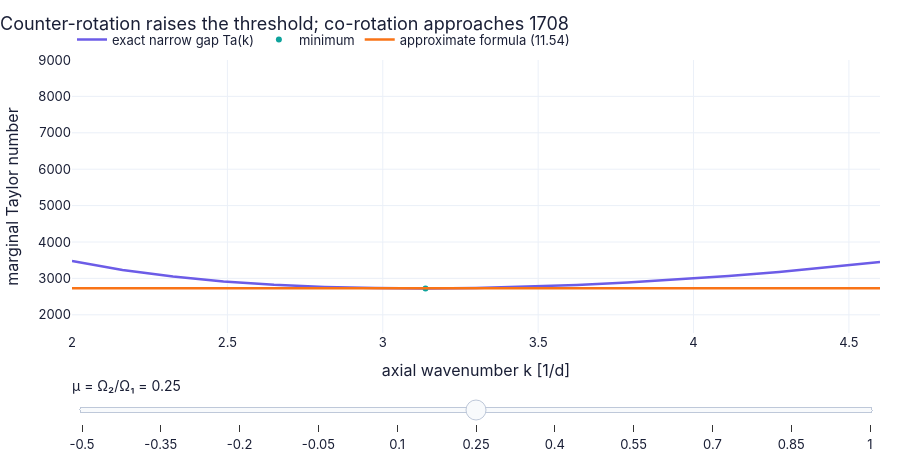

Here is the notebook cell this chart was saved with:
### Markdown cell above
**Slider figure F4 — the marginal curve for each rotation ratio.** For every $\mu$: the exact narrow-gap curve $\mathrm{Ta}(k)$,
its minimum, and the constant value of the approximate formula.

### Code cell
kT = np.linspace(2.0, 4.6, 12 if FAST else 17)                     # axial wavenumbers [1/d]

def f4(mu):                                                        # traces for one rotation ratio
    Ta_k = np.array([ch11.taylor_marginal_Ta(k, mu) for k in kT])  # exact narrow-gap marginal Taylor number at each k
    j = int(np.argmin(Ta_k))                                       # the lowest point of the curve
    appr = ch11.taylor_critical_approx(mu) if mu > -1 else np.nan  # the approximate formula (11.54)
    return {"exact narrow gap Ta(k)": (kT, Ta_k), "minimum": (np.array([kT[j]]), np.array([Ta_k[j]])),    # the curve and its lowest point
            "approximate formula (11.54)": (kT, np.full(len(kT), appr))}                                # a horizontal line at 1708/((1 + mu)/2)

figF4 = slider_figure(f4, "μ = Ω₂/Ω₁", np.round(np.linspace(-0.5, 1.0, 7 if FAST else 11), 3), xlabel="axial wavenumber k [1/d]",   # slider: mu
                      ylabel="marginal Taylor number", title="Counter-rotation raises the threshold; co-rotation approaches 1708",   # labels
                      yrange=(1500, 9000), modes={"minimum": "markers"})   # fixed range; the minimum drawn as a marker
figF4.show()   # display the interactive slider figure

### Figure 1 — Plotly figure (JSON) as saved in the notebook; plotly's stock layout.template omitted (floating-point values rounded to 4 significant figures)
{"data": [{"hovertemplate": "exact narrow gap Ta(k): %{y:.4g}<extra>μ = Ω₂/Ω₁ = -0.5 </extra>", "line": {"color": "#6c5ce7", "width": 2.5}, "mode": "lines", "name": "exact narrow gap Ta(k)", "type": "scatter", "visible": false, "x": [2.0, 2.163, 2.325, 2.487, 2.65, 2.812, 2.975, 3.137, 3.3, 3.462, 3.625, 3.787, 3.95, 4.112, 4.275, 4.438, 4.6], "y": [8349.0, 7742.0, 7290.0, 6957.0, 6718.0, 6557.0, 6460.0, 6417.0, 6422.0, 6471.0, 6558.0, 6682.0, 6840.0, 7032.0, 7254.0, 7509.0, 7794.0]}, {"hovertemplate": "minimum: %{y:.4g}<extra>μ = Ω₂/Ω₁ = -0.5 </extra>", "line": {"color": "#0fa39c", "width": 2.5}, "mode": "markers", "name": "minimum", "type": "scatter", "visible": false, "x": [3.137], "y": [6417.0]}, {"hovertemplate": "approximate formula (11.54): %{y:.4g}<extra>μ = Ω₂/Ω₁ = -0.5 </extra>", "line": {"color": "#f97316", "width": 2.5}, "mode": "lines", "name": "approximate formula (11.54)", "type": "scatter", "visible": false, "x": [2.0, 2.163, 2.325, 2.487, 2.65, 2.812, 2.975, 3.137, 3.3, 3.462, 3.625, 3.787, 3.95, 4.112, 4.275, 4.438, 4.6], "y": [6832.0, 6832.0, 6832.0, 6832.0, 6832.0, 6832.0, 6832.0, 6832.0, 6832.0, 6832.0, 6832.0, 6832.0, 6832.0, 6832.0, 6832.0, 6832.0, 6832.0]}, {"hovertemplate": "exact narrow gap Ta(k): %{y:.4g}<extra>μ = Ω₂/Ω₁ = -0.35 </extra>", "line": {"color": "#6c5ce7", "width": 2.5}, "mode": "lines", "name": "exact narrow gap Ta(k)", "type": "scatter", "visible": false, "x": [2.0, 2.163, 2.325, 2.487, 2.65, 2.812, 2.975, 3.137, 3.3, 3.462, 3.625, 3.787, 3.95, 4.112, 4.275, 4.438, 4.6], "y": [6561.0, 6090.0, 5741.0, 5486.0, 5306.0, 5186.0, 5117.0, 5092.0, 5106.0, 5154.0, 5235.0, 5345.0, 5484.0, 5651.0, 5844.0, 6065.0, 6311.0]}, {"hovertemplate": "minimum: %{y:.4g}<extra>μ = Ω₂/Ω₁ = -0.35 </extra>", "line": {"color": "#0fa39c", "width": 2.5}, "mode": "markers", "name": "minimum", "type": "scatter", "visible": false, "x": [3.137], "y": [5092.0]}, {"hovertemplate": "approximate formula (11.54): %{y:.4g}<extra>μ = Ω₂/Ω₁ = -0.35 </extra>", "line": {"color": "#f97316", "width": 2.5}, "mode": "lines", "name": "approximate formula (11.54)", "type": "scatter", "visible": false, "x": [2.0, 2.163, 2.325, 2.487, 2.65, 2.812, 2.975, 3.137, 3.3, 3.462, 3.625, 3.787, 3.95, 4.112, 4.275, 4.438, 4.6], "y": [5255.0, 5255.0, 5255.0, 5255.0, 5255.0, 5255.0, 5255.0, 5255.0, 5255.0, 5255.0, 5255.0, 5255.0, 5255.0, 5255.0, 5255.0, 5255.0, 5255.0]}, {"hovertemplate": "exact narrow gap Ta(k): %{y:.4g}<extra>μ = Ω₂/Ω₁ = -0.2 </extra>", "line": {"color": "#6c5ce7", "width": 2.5}, "mode": "lines", "name": "exact narrow gap Ta(k)", "type": "scatter", "visible": false, "x": [2.0, 2.163, 2.325, 2.487, 2.65, 2.812, 2.975, 3.137, 3.3, 3.462, 3.625, 3.787, 3.95, 4.112, 4.275, 4.438, 4.6], "y": [5383.0, 5000.0, 4716.0, 4510.0, 4364.0, 4269.0, 4215.0, 4199.0, 4214.0, 4258.0, 4329.0, 4425.0, 4546.0, 4690.0, 4857.0, 5047.0, 5260.0]}, {"hovertemplate": "minimum: %{y:.4g}<extra>μ = Ω₂/Ω₁ = -0.2 </extra>", "line": {"color": "#0fa39c", "width": 2.5}, "mode": "markers", "name": "minimum", "type": "scatter", "visible": false, "x": [3.137], "y": [4199.0]}, {"hovertemplate": "approximate formula (11.54): %{y:.4g}<extra>μ = Ω₂/Ω₁ = -0.2 </extra>", "line": {"color": "#f97316", "width": 2.5}, "mode": "lines", "name": "approximate formula (11.54)", "type": "scatter", "visible": false, "x": [2.0, 2.163, 2.325, 2.487, 2.65, 2.812, 2.975, 3.137, 3.3, 3.462, 3.625, 3.787, 3.95, 4.112, 4.275, 4.438, 4.6], "y": [4270.0, 4270.0, 4270.0, 4270.0, 4270.0, 4270.0, 4270.0, 4270.0, 4270.0, 4270.0, 4270.0, 4270.0, 4270.0, 4270.0, 4270.0, 4270.0, 4270.0]}, {"hovertemplate": "exact narrow gap Ta(k): %{y:.4g}<extra>μ = Ω₂/Ω₁ = -0.05 </extra>", "line": {"color": "#6c5ce7", "width": 2.5}, "mode": "lines", "name": "exact narrow gap Ta(k)", "type": "scatter", "visible": false, "x": [2.0, 2.163, 2.325, 2.487, 2.65, 2.812, 2.975, 3.137, 3.3, 3.462, 3.625, 3.787, 3.95, 4.112, 4.275, 4.438, 4.6], "y": [4556.0, 4233.0, 3994.0, 3820.0, 3698.0, 3619.0, 3575.0, 3562.0, 3577.0, 3617.0, 3679.0, 3763.0, 3868.0, 3994.0, 4139.0, 4304.0, 4490.0]}, {"hovertemplate": "minimum: %{y:.4g}<extra>μ = Ω₂/Ω₁ = -0.05 </extra>", "line": {"color": "#0fa39c", "width": 2.5}, "mode": "markers", "name": "minimum", "type": "scatter", "visible": false, "x": [3.137], "y": [3562.0]}, {"hovertemplate": "approximate formula (11.54): %{y:.4g}<extra>μ = Ω₂/Ω₁ = -0.05 </extra>", "line": {"color": "#f97316", "width": 2.5}, "mode": "lines", "name": "approximate formula (11.54)", "type": "scatter", "visible": false, "x": [2.0, 2.163, 2.325, 2.487, 2.65, 2.812, 2.975, 3.137, 3.3, 3.462, 3.625, 3.787, 3.95, 4.112, 4.275, 4.438, 4.6], "y": [3596.0, 3596.0, 3596.0, 3596.0, 3596.0, 3596.0, 3596.0, 3596.0, 3596.0, 3596.0, 3596.0, 3596.0, 3596.0, 3596.0, 3596.0, 3596.0, 3596.0]}, {"hovertemplate": "exact narrow gap Ta(k): %{y:.4g}<extra>μ = Ω₂/Ω₁ = 0.1 </extra>", "line": {"color": "#6c5ce7", "width": 2.5}, "mode": "lines", "name": "exact narrow gap Ta(k)", "type": "scatter", "visible": false, "x": [2.0, 2.163, 2.325, 2.487, 2.65, 2.812, 2.975, 3.137, 3.3, 3.462, 3.625, 3.787, 3.95, 4.112, 4.275, 4.438, 4.6], "y": [3946.0, 3666.0, 3460.0, 3310.0, 3205.0, 3137.0, 3100.0, 3089.0, 3103.0, 3138.0, 3193.0, 3268.0, 3360.0, 3470.0, 3598.0, 3744.0, 3907.0]}, {"hovertemplate": "minimum: %{y:.4g}<extra>μ = Ω₂/Ω₁ = 0.1 </extra>", "line": {"color": "#0fa39c", "width": 2.5}, "mode": "markers", "name": "minimum", "type": "scatter", "visible": false, "x": [3.137], "y": [3089.0]}, {"hovertemplate": "approximate formula (11.54): %{y:.4g}<extra>μ = Ω₂/Ω₁ = 0.1 </extra>", "line": {"color": "#f97316", "width": 2.5}, "mode": "lines", "name": "approximate formula (11.54)", "type": "scatter", "visible": false, "x": [2.0, 2.163, 2.325, 2.487, 2.65, 2.812, 2.975, 3.137, 3.3, 3.462, 3.625, 3.787, 3.95, 4.112, 4.275, 4.438, 4.6], "y": [3105.0, 3105.0, 3105.0, 3105.0, 3105.0, 3105.0, 3105.0, 3105.0, 3105.0, 3105.0, 3105.0, 3105.0, 3105.0, 3105.0, 3105.0, 3105.0, 3105.0]}, {"hovertemplate": "exact narrow gap Ta(k): %{y:.4g}<extra>μ = Ω₂/Ω₁ = 0.25 </extra>", "line": {"color": "#6c5ce7", "width": 2.5}, "mode": "lines", "name": "exact narrow gap Ta(k)", "type": "scatter", "visible": true, "x": [2.0, 2.163, 2.325, 2.487, 2.65, 2.812, 2.975, 3.137, 3.3, 3.462, 3.625, 3.787, 3.95, 4.112, 4.275, 4.438, 4.6], "y": [3478.0, 3232.0, 3050.0, 2918.0, 2826.0, 2766.0, 2734.0, 2725.0, 2738.0, 2769.0, 2818.0, 2884.0, 2967.0, 3065.0, 3178.0, 3308.0, 3453.0]}, {"hovertemplate": "minimum: %{y:.4g}<extra>μ = Ω₂/Ω₁ = 0.25 </extra>", "line": {"color": "#0fa39c", "width": 2.5}, "mode": "markers", "name": "minimum", "type": "scatter", "visible": true, "x": [3.137], "y": [2725.0]}, {"hovertemplate": "approximate formula (11.54): %{y:.4g}<extra>μ = Ω₂/Ω₁ = 0.25 </extra>", "line": {"color": "#f97316", "width": 2.5}, "mode": "lines", "name": "approximate formula (11.54)", "type": "scatter", "visible": true, "x": [2.0, 2.163, 2.325, 2.487, 2.65, 2.812, 2.975, 3.137, 3.3, 3.462, 3.625, 3.787, 3.95, 4.112, 4.275, 4.438, 4.6], "y": [2733.0, 2733.0, 2733.0, 2733.0, 2733.0, 2733.0, 2733.0, 2733.0, 2733.0, 2733.0, 2733.0, 2733.0, 2733.0, 2733.0, 2733.0, 2733.0, 2733.0]}, {"hovertemplate": "exact narrow gap Ta(k): %{y:.4g}<extra>μ = Ω₂/Ω₁ = 0.4 </extra>", "line": {"color": "#6c5ce7", "width": 2.5}, "mode": "lines", "name": "exact narrow gap Ta(k)", "type": "scatter", "visible": false, "x": [2.0, 2.163, 2.325, 2.487, 2.65, 2.812, 2.975, 3.137, 3.3, 3.462, 3.625, 3.787, 3.95, 4.112, 4.275, 4.438, 4.6], "y": [3108.0, 2888.0, 2726.0, 2608.0, 2526.0, 2473.0, 2444.0, 2436.0, 2448.0, 2476.0, 2520.0, 2580.0, 2654.0, 2742.0, 2844.0, 2960.0, 3091.0]}, {"hovertemplate": "minimum: %{y:.4g}<extra>μ = Ω₂/Ω₁ = 0.4 </extra>", "line": {"color": "#0fa39c", "width": 2.5}, "mode": "markers", "name": "minimum", "type": "scatter", "visible": false, "x": [3.137], "y": [2436.0]}, {"hovertemplate": "approximate formula (11.54): %{y:.4g}<extra>μ = Ω₂/Ω₁ = 0.4 </extra>", "line": {"color": "#f97316", "width": 2.5}, "mode": "lines", "name": "approximate formula (11.54)", "type": "scatter", "visible": false, "x": [2.0, 2.163, 2.325, 2.487, 2.65, 2.812, 2.975, 3.137, 3.3, 3.462, 3.625, 3.787, 3.95, 4.112, 4.275, 4.438, 4.6], "y": [2440.0, 2440.0, 2440.0, 2440.0, 2440.0, 2440.0, 2440.0, 2440.0, 2440.0, 2440.0, 2440.0, 2440.0, 2440.0, 2440.0, 2440.0, 2440.0, 2440.0]}, {"hovertemplate": "exact narrow gap Ta(k): %{y:.4g}<extra>μ = Ω₂/Ω₁ = 0.55 </extra>", "line": {"color": "#6c5ce7", "width": 2.5}, "mode": "lines", "name": "exact narrow gap Ta(k)", "type": "scatter", "visible": false, "x": [2.0, 2.163, 2.325, 2.487, 2.65, 2.812, 2.975, 3.137, 3.3, 3.462, 3.625, 3.787, 3.95, 4.112, 4.275, 4.438, 4.6], "y": [2808.0, 2610.0, 2463.0, 2357.0, 2283.0, 2235.0, 2209.0, 2202.0, 2213.0, 2238.0, 2279.0, 2332.0, 2399.0, 2479.0, 2572.0, 2677.0, 2795.0]}, {"hovertemplate": "minimum: %{y:.4g}<extra>μ = Ω₂/Ω₁ = 0.55 </extra>", "line": {"color": "#0fa39c", "width": 2.5}, "mode": "markers", "name": "minimum", "type": "scatter", "visible": false, "x": [3.137], "y": [2202.0]}, {"hovertemplate": "approximate formula (11.54): %{y:.4g}<extra>μ = Ω₂/Ω₁ = 0.55 </extra>", "line": {"color": "#f97316", "width": 2.5}, "mode": "lines", "name": "approximate formula (11.54)", "type": "scatter", "visible": false, "x": [2.0, 2.163, 2.325, 2.487, 2.65, 2.812, 2.975, 3.137, 3.3, 3.462, 3.625, 3.787, 3.95, 4.112, 4.275, 4.438, 4.6], "y": [2204.0, 2204.0, 2204.0, 2204.0, 2204.0, 2204.0, 2204.0, 2204.0, 2204.0, 2204.0, 2204.0, 2204.0, 2204.0, 2204.0, 2204.0, 2204.0, 2204.0]}, {"hovertemplate": "exact narrow gap Ta(k): %{y:.4g}<extra>μ = Ω₂/Ω₁ = 0.7 </extra>", "line": {"color": "#6c5ce7", "width": 2.5}, "mode": "lines", "name": "exact narrow gap Ta(k)", "type": "scatter", "visible": false, "x": [2.0, 2.163, 2.325, 2.487, 2.65, 2.812, 2.975, 3.137, 3.3, 3.462, 3.625, 3.787, 3.95, 4.112, 4.275, 4.438, 4.6], "y": [2561.0, 2380.0, 2247.0, 2150.0, 2082.0, 2038.0, 2015.0, 2009.0, 2018.0, 2042.0, 2079.0, 2128.0, 2189.0, 2262.0, 2346.0, 2443.0, 2551.0]}, {"hovertemplate": "minimum: %{y:.4g}<extra>μ = Ω₂/Ω₁ = 0.7 </extra>", "line": {"color": "#0fa39c", "width": 2.5}, "mode": "markers", "name": "minimum", "type": "scatter", "visible": false, "x": [3.137], "y": [2009.0]}, {"hovertemplate": "approximate formula (11.54): %{y:.4g}<extra>μ = Ω₂/Ω₁ = 0.7 </extra>", "line": {"color": "#f97316", "width": 2.5}, "mode": "lines", "name": "approximate formula (11.54)", "type": "scatter", "visible": false, "x": [2.0, 2.163, 2.325, 2.487, 2.65, 2.812, 2.975, 3.137, 3.3, 3.462, 3.625, 3.787, 3.95, 4.112, 4.275, 4.438, 4.6], "y": [2009.0, 2009.0, 2009.0, 2009.0, 2009.0, 2009.0, 2009.0, 2009.0, 2009.0, 2009.0, 2009.0, 2009.0, 2009.0, 2009.0, 2009.0, 2009.0, 2009.0]}, {"hovertemplate": "exact narrow gap Ta(k): %{y:.4g}<extra>μ = Ω₂/Ω₁ = 0.85 </extra>", "line": {"color": "#6c5ce7", "width": 2.5}, "mode": "lines", "name": "exact narrow gap Ta(k)", "type": "scatter", "visible": false, "x": [2.0, 2.163, 2.325, 2.487, 2.65, 2.812, 2.975, 3.137, 3.3, 3.462, 3.625, 3.787, 3.95, 4.112, 4.275, 4.438, 4.6], "y": [2354.0, 2188.0, 2065.0, 1976.0, 1914.0, 1873.0, 1852.0, 1846.0, 1855.0, 1877.0, 1911.0, 1956.0, 2012.0, 2079.0, 2157.0, 2245.0, 2345.0]}, {"hovertemplate": "minimum: %{y:.4g}<extra>μ = Ω₂/Ω₁ = 0.85 </extra>", "line": {"color": "#0fa39c", "width": 2.5}, "mode": "markers", "name": "minimum", "type": "scatter", "visible": false, "x": [3.137], "y": [1846.0]}, {"hovertemplate": "approximate formula (11.54): %{y:.4g}<extra>μ = Ω₂/Ω₁ = 0.85 </extra>", "line": {"color": "#f97316", "width": 2.5}, "mode": "lines", "name": "approximate formula (11.54)", "type": "scatter", "visible": false, "x": [2.0, 2.163, 2.325, 2.487, 2.65, 2.812, 2.975, 3.137, 3.3, 3.462, 3.625, 3.787, 3.95, 4.112, 4.275, 4.438, 4.6], "y": [1846.0, 1846.0, 1846.0, 1846.0, 1846.0, 1846.0, 1846.0, 1846.0, 1846.0, 1846.0, 1846.0, 1846.0, 1846.0, 1846.0, 1846.0, 1846.0, 1846.0]}, {"hovertemplate": "exact narrow gap Ta(k): %{y:.4g}<extra>μ = Ω₂/Ω₁ = 1 </extra>", "line": {"color": "#6c5ce7", "width": 2.5}, "mode": "lines", "name": "exact narrow gap Ta(k)", "type": "scatter", "visible": false, "x": [2.0, 2.163, 2.325, 2.487, 2.65, 2.812, 2.975, 3.137, 3.3, 3.462, 3.625, 3.787, 3.95, 4.112, 4.275, 4.438, 4.6], "y": [2177.0, 2024.0, 1910.0, 1828.0, 1770.0, 1733.0, 1713.0, 1708.0, 1716.0, 1736.0, 1767.0, 1809.0, 1861.0, 1923.0, 1995.0, 2077.0, 2169.0]}, {"hovertemplate": "minimum: %{y:.4g}<extra>μ = Ω₂/Ω₁ = 1 </extra>", "line": {"color": "#0fa39c", "width": 2.5}, "mode": "markers", "name": "minimum", "type": "scatter", "visible": false, "x": [3.137], "y": [1708.0]}, {"hovertemplate": "approximate formula (11.54): %{y:.4g}<extra>μ = Ω₂/Ω₁ = 1 </extra>", "line": {"color": "#f97316", "width": 2.5}, "mode": "lines", "name": "approximate formula (11.54)", "type": "scatter", "visible": false, "x": [2.0, 2.163, 2.325, 2.487, 2.65, 2.812, 2.975, 3.137, 3.3, 3.462, 3.625, 3.787, 3.95, 4.112, 4.275, 4.438, 4.6], "y": [1708.0, 1708.0, 1708.0, 1708.0, 1708.0, 1708.0, 1708.0, 1708.0, 1708.0, 1708.0, 1708.0, 1708.0, 1708.0, 1708.0, 1708.0, 1708.0, 1708.0]}], "layout": {"colorway": ["#6c5ce7", "#0fa39c", "#f97316", "#2563eb", "#e11d6a", "#d97706"], "font": {"color": "#1a1f36", "family": "Inter, -apple-system, Segoe UI, Roboto, sans-serif", "size": 13}, "height": 460, "hovermode": "x unified", "legend": {"orientation": "h", "x": 0, "xanchor": "left", "y": 1.02, "yanchor": "bottom"}, "margin": {"b": 90, "l": 60, "r": 20, "t": 60}, "sliders": [{"active": 5, "currentvalue": {"font": {"size": 14}, "prefix": "μ = Ω₂/Ω₁ = ", "suffix": " "}, "pad": {"t": 40}, "steps": [{"args": [{"visible": [true, true, true, false, false, false, false, false, false, false, false, false, false, false, false, false, false, false, false, false, false, false, false, false, false, false, false, false, false, false, false, false, false]}], "label": "-0.5", "method": "update"}, {"args": [{"visible": [false, false, false, true, true, true, false, false, false, false, false, false, false, false, false, false, false, false, false, false, false, false, false, false, false, false, false, false, false, false, false, false, false]}], "label": "-0.35", "method": "update"}, {"args": [{"visible": [false, false, false, false, false, false, true, true, true, false, false, false, false, false, false, false, false, false, false, false, false, false, false, false, false, false, false, false, false, false, false, false, false]}], "label": "-0.2", "method": "update"}, {"args": [{"visible": [false, false, false, false, false, false, false, false, false, true, true, true, false, false, false, false, false, false, false, false, false, false, false, false, false, false, false, false, false, false, false, false, false]}], "label": "-0.05", "method": "update"}, {"args": [{"visible": [false, false, false, false, false, false, false, false, false, false, false, false, true, true, true, false, false, false, false, false, false, false, false, false, false, false, false, false, false, false, false, false, false]}], "label": "0.1", "method": "update"}, {"args": [{"visible": [false, false, false, false, false, false, false, false, false, false, false, false, false, false, false, true, true, true, false, false, false, false, false, false, false, false, false, false, false, false, false, false, false]}], "label": "0.25", "method": "update"}, {"args": [{"visible": [false, false, false, false, false, false, false, false, false, false, false, false, false, false, false, false, false, false, true, true, true, false, false, false, false, false, false, false, false, false, false, false, false]}], "label": "0.4", "method": "update"}, {"args": [{"visible": [false, false, false, false, false, false, false, false, false, false, false, false, false, false, false, false, false, false, false, false, false, true, true, true, false, false, false, false, false, false, false, false, false]}], "label": "0.55", "method": "update"}, {"args": [{"visible": [false, false, false, false, false, false, false, false, false, false, false, false, false, false, false, false, false, false, false, false, false, false, false, false, true, true, true, false, false, false, false, false, false]}], "label": "0.7", "method": "update"}, {"args": [{"visible": [false, false, false, false, false, false, false, false, false, false, false, false, false, false, false, false, false, false, false, false, false, false, false, false, false, false, false, true, true, true, false, false, false]}], "label": "0.85", "method": "update"}, {"args": [{"visible": [false, false, false, false, false, false, false, false, false, false, false, false, false, false, false, false, false, false, false, false, false, false, false, false, false, false, false, false, false, false, true, true, true]}], "label": "1", "method": "update"}]}], "title": {"text": "Counter-rotation raises the threshold; co-rotation approaches 1708", "x": 0}, "xaxis": {"range": [2.0, 4.6], "title": {"text": "axial wavenumber k [1/d]"}}, "yaxis": {"range": [1500, 9000], "title": {"text": "marginal Taylor number"}}}}
